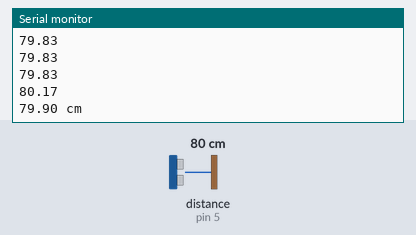
Recording of a sketch running on a simulated Arduino Uno, built with avr-gcc and run on an emulated ATmega328P. Parts: the last lines printed to the serial monitor. Wiring (inferred from the names in the program): ultrasonic range finder: trigger pin 4; echo pin 5. The inputs (shaded band) are chosen by the test bench; at power-on: distance to the obstacle (sensor on pin 5) 80 cm. The echo pulse lasts 58.3 µs per cm.

Above: at 1.2 s.
1.3 s: distance to the obstacle (sensor on pin 5) set to 4 cm
At 2.6 s:
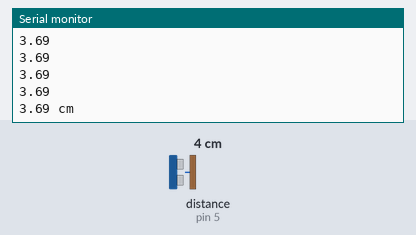
2.8 s: distance to the obstacle (sensor on pin 5) set to 2 cm
At 5.2 s:
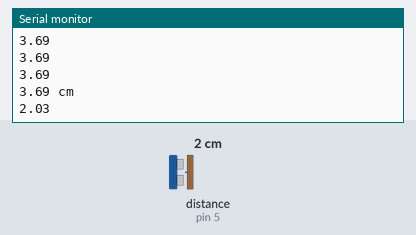
Timing chart, 0 to 6.7 s (numbered marks = the images above; inputs shaded):
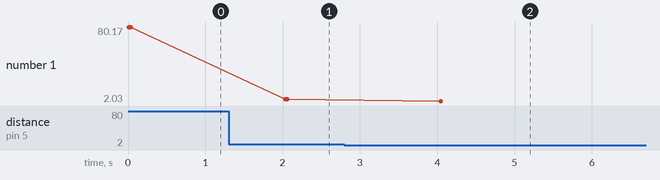

The sketch:

Final_Fall_Prototype.ino
```cpp
/* Sketch to collect and process ultrasonic reads from HC-SR04.
*  Author: jmckiernan
*  Last modified: 16 November 2015
*  Last modified by: jmckiernan, plertvilai
*/

const int trigPin=4;
const int echoPin=5;

void setup(){
  Serial.begin (9600);
  pinMode(trigPin, OUTPUT);
  pinMode(echoPin, INPUT); //a pin is INPUT by default, so this line is actually unnecesary
}

// Two Helper Functions

/* sends an ultrasonic pulse out, measures how long the pulse travels, calculates the
* distance the pulse traveled, and returns the distance.
* Code mostly taken from usonicTest_29OCT2015.
*/

float getOneVal(){

  float duration;
  float distance;

  digitalWrite(trigPin, LOW);
  delayMicroseconds(2);
  digitalWrite(trigPin, HIGH);
  delayMicroseconds(10);
  digitalWrite(trigPin, LOW);
  duration = pulseIn(echoPin, HIGH);
  distance = (duration/2.0)/29.1;
  return distance;
}

/* Gets five reads in the expected range and returns the average value
*/
float getStableRead()
{
  float sum=0;
  float tempVal;
  int cond;
   for(int i=0;i<5;i++)
  {
    cond=1;
    while(cond){
      tempVal = getOneVal();
      //Serial.println(tempVal); // for debugging
      if(2<tempVal && tempVal<400) cond = 0;
      delay(1); //wait 1 ms before getting the next data point
    }
    Serial.println(tempVal);
    //Serial.println(" < good val"); // also for debugging
    sum+=tempVal;
  }
  return sum/5.0; //return the average of 5 values
}


void loop(){

  float stableRead = getStableRead();
  Serial.print(stableRead);
  Serial.println(" cm");
  delay(2000); //waiting for 2 seconds so it's a little easier to record
  }

// Possible benchmarks:
//how long does it take to get a stable read?
//How accurate is the stable read?
// how variable in time is the stable read? (i.e. is it better right after device is turned on?
```

Measured:
- after the input at 1.3 s, the serial monitor: prints a new line after 0.74 s (image 1)
- after the input at 2.8 s, the serial monitor: prints a new line after 1.2 s (image 2)
- plotted number 1: 80.17 → 3.69 after the input at 1.3 s, 3.69 → 2.03 after the input at 2.8 s
